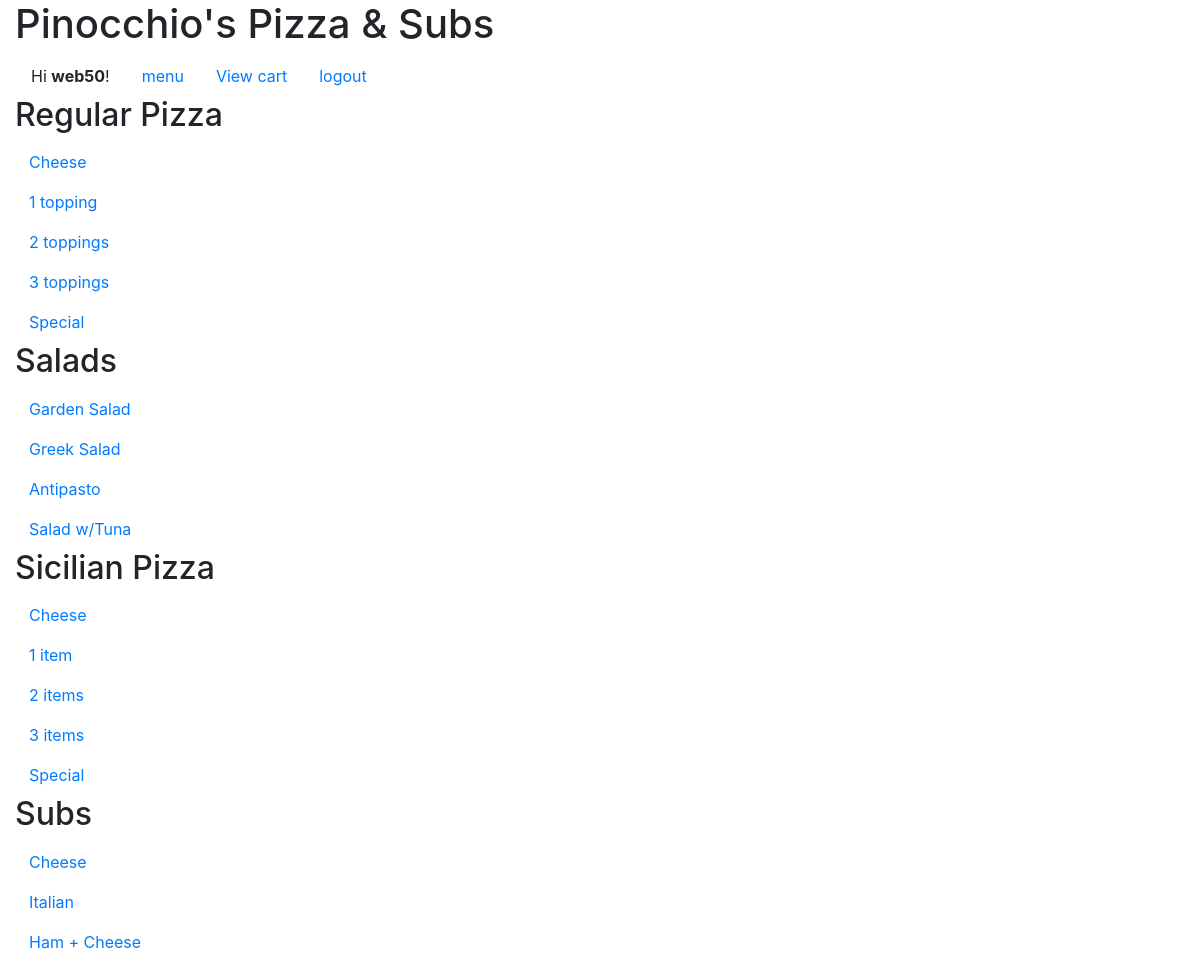
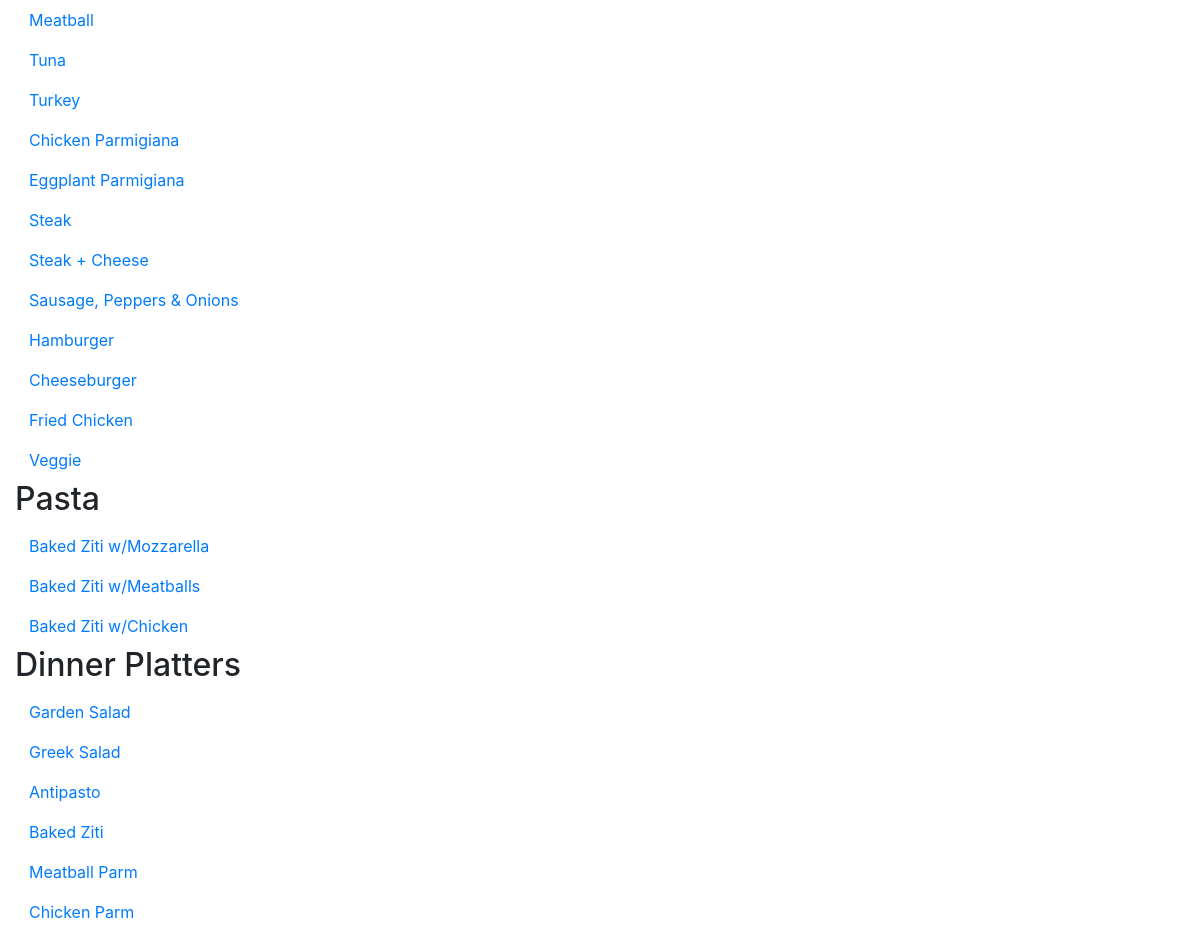
The app's page / (signed in) with its own data (2 pictures, top to bottom).
### orders/models.py (models this page shows, shortened)
class MenuSection(models.Model):
    title = models.CharField(max_length=30)
    global_available_toppings = models.ManyToManyField(Topping, blank=True)
    topping_price_is_included = models.BooleanField("Prices for toppings are included in the price of the dish")
    def __str__(self):
        return self.title

class Dish(models.Model):
    name = models.CharField(max_length=30)
    min_global_toppings = models.PositiveSmallIntegerField(default=0)
    max_global_toppings = models.PositiveSmallIntegerField(default=0)
    min_local_toppings = models.PositiveSmallIntegerField(default=0)
    max_local_toppings = models.PositiveSmallIntegerField(default=0)
    price = models.DecimalField(max_digits=4, decimal_places=2, null=True, blank=True)
    price_small = models.DecimalField("Small size price", max_digits=4, decimal_places=2, null=True, blank=True)
    price_large = models.DecimalField("Large size price", max_digits=4, decimal_places=2, null=True, blank=True)
    menu_section = models.ForeignKey(MenuSection, on_delete=models.CASCADE)
    local_available_toppings = models.ManyToManyField(Topping, blank=True)

### orders/views.py (the view)
# urls.py: path("", views.menu, name="menu"),
def menu(request):
    menu = {
        menu_section: {
            'dishes': menu_section.dish_set.all(),
            'there_are_one_price_dishes': any(dish.price != None for dish in menu_section.dish_set.all()),
            'topping_price_is_included': menu_section.topping_price_is_included,
        }
        for menu_section in MenuSection.objects.all()
    }
    variables = {
        'menu': menu.items(),
    }
    return render(request, 'orders/menu.html', variables)

### orders/templates/orders/menu.html (shortened to what this page needs)
{% extends 'orders/base.html' %}
{% block content %}
{% for menu_section, items in menu %}
<h2>{{ menu_section }}</h2>
<table>
  {% for dish in items.dishes %}
  <tr>
    <td>
      <form method='POST' action='/dish/'>
          <input type="submit" name='dish' value="{{ dish.name }}" class="btn btn-link">
      </form>
    </td>
  </tr>
  {% endfor %}
</table>
{% endfor %}
{% endblock %}

### orders/templates/orders/base.html
{% extends 'base.html' %}
{% block heading %}
Pinocchio's Pizza & Subs
{% endblock %}
{% block header %}
{% if not user.is_authenticated %}
<div class="alert alert-warning" role="alert">
  You are not logged in. <a href="{% url 'login' %}">login</a> or <a href="{% url 'signup' %}">sign up</a>
</div>
{% else %}
<nav class="nav">
  <span class="nav-link">Hi <span class="font-weight-bold">{{ user.username }}</span>!</span>
  <a class="nav-link" href="/">menu</a>
  <a class="nav-link" href="{% url 'cart' %}">View cart</a>
  <a class="nav-link" href="{% url 'logout' %}">logout</a>
</nav>
{% endif %}
{% endblock %}

### records on screen
MenuSection: title "Regular Pizza"
Dish: dish "Cheese"
Dish: dish "1 topping"
Dish: dish "2 toppings"
Dish: dish "3 toppings"
Dish: dish "Special"
MenuSection: title "Salads"
Dish: dish "Garden Salad"
Dish: dish "Greek Salad"
Dish: dish "Antipasto"
Dish: dish "Salad w/Tuna"
MenuSection: title "Sicilian Pizza"
Dish: dish "Cheese"
Dish: dish "1 item"
Dish: dish "2 items"
Dish: dish "3 items"
Dish: dish "Special"
MenuSection: title "Subs"
Dish: dish "Cheese"
Dish: dish "Italian"
Dish: dish "Ham + Cheese"
Dish: dish "Meatball"
Dish: dish "Tuna"
Dish: dish "Turkey"
Dish: dish "Chicken Parmigiana"
Dish: dish "Eggplant Parmigiana"
Dish: dish "Steak"
Dish: dish "Steak + Cheese"
Dish: dish "Sausage, Peppers & Onions"
Dish: dish "Hamburger"
Dish: dish "Cheeseburger"
Dish: dish "Fried Chicken"
Dish: dish "Veggie"
MenuSection: title "Pasta"
Dish: dish "Baked Ziti w/Mozzarella"
Dish: dish "Baked Ziti w/Meatballs"
Dish: dish "Baked Ziti w/Chicken"
MenuSection: title "Dinner Platters"
Dish: dish "Garden Salad"
Dish: dish "Greek Salad"
Dish: dish "Antipasto"
Dish: dish "Baked Ziti"
Dish: dish "Meatball Parm"
Dish: dish "Chicken Parm"

### other values on screen
{{ user.username }} "web50"
